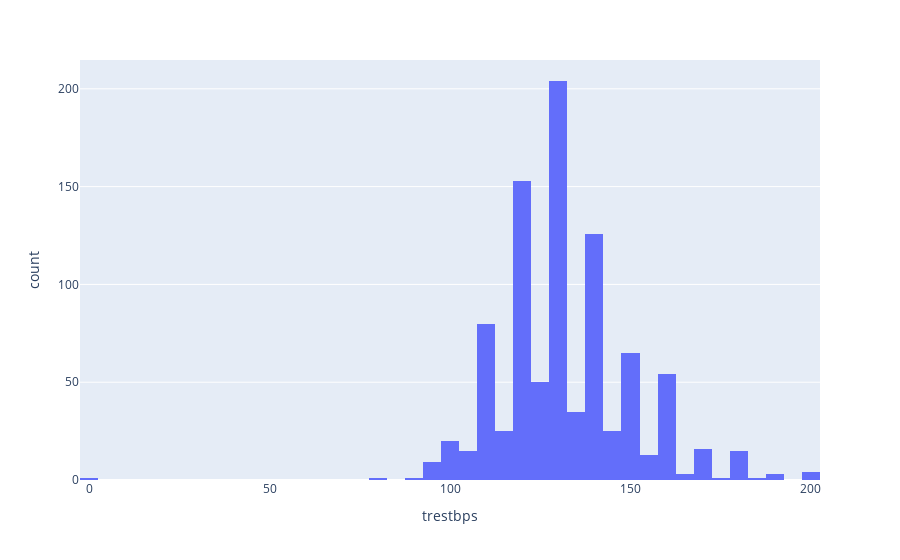

This figure's notebook cell:
### Code cell
# Check the distribution of the `trestbps` column using histogram with plotly:

fig = px.histogram(df, x='trestbps')
fig.show()

# lets make the same plot in seaborn:

plt.figure(figsize=(15, 8))
sns.histplot(df['trestbps'], kde=True, color='red')
plt.title("Distribution of Resting Blood Pressure")
plt.show()

### Figure 1 — Plotly figure (JSON) as saved in the notebook; plotly's stock layout.template omitted (floating-point values rounded to 4 significant figures; data arrays with more than 128 entries replaced by an {"elided": "..."} marker saying what was removed)
{"data": [{"alignmentgroup": "True", "bingroup": "x", "hovertemplate": "trestbps=%{x}<br>count=%{y}<extra></extra>", "legendgroup": "", "marker": {"color": "#636efa", "pattern": {"shape": ""}}, "name": "", "offsetgroup": "", "orientation": "v", "showlegend": false, "type": "histogram", "x": {"elided": "920 float values"}, "xaxis": "x", "yaxis": "y"}], "layout": {"barmode": "relative", "legend": {"tracegroupgap": 0}, "margin": {"t": 60}, "xaxis": {"anchor": "y", "domain": [0, 1], "title": {"text": "trestbps"}}, "yaxis": {"anchor": "x", "domain": [0, 1], "title": {"text": "count"}}}}
